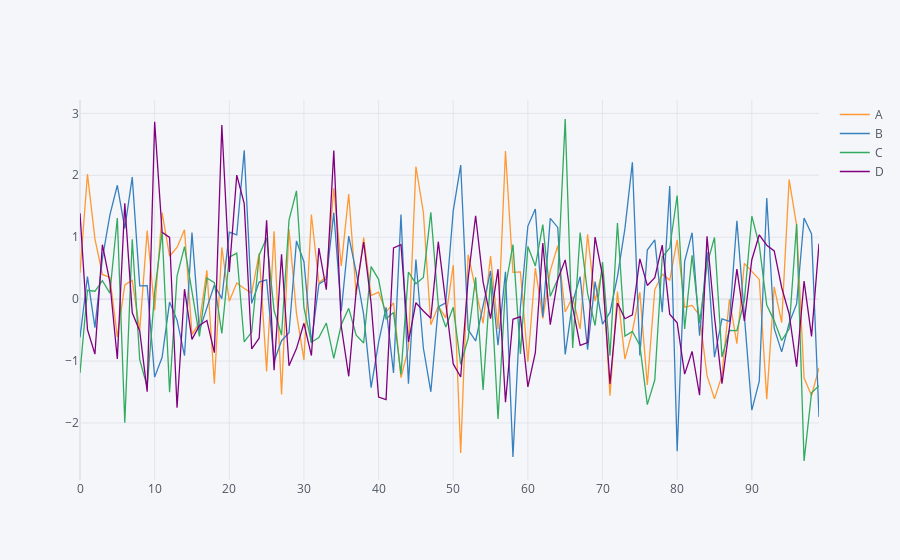

Here is the notebook cell this chart was saved with:
### Markdown cell above
### Line plot

### Code cell
df1.iplot()
